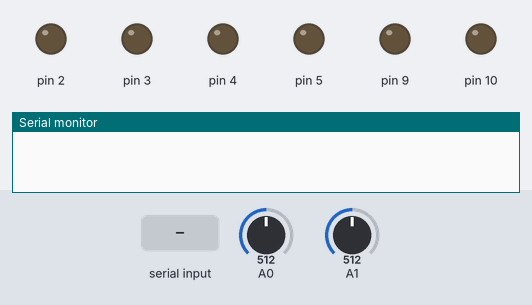
A sketch run on a simulated Arduino Uno, built with avr-gcc and run on an emulated ATmega328P. Parts: output pins drawn as LEDs (lit = HIGH), the last lines printed to the serial monitor. The test bench sets the inputs (shaded band); at power-on: A0 = 512, A1 = 512.

Above: at 1.2 s.
1.3 s: "U" received over Serial
At 2.2 s:
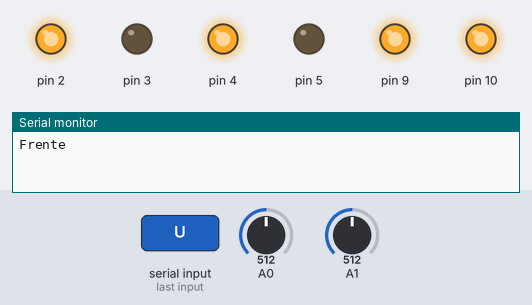
2.8 s: A0 set to 487
At 4.0 s:
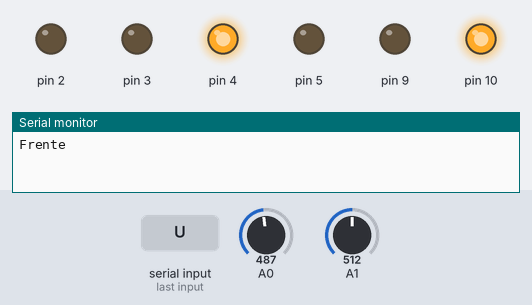
4.3 s: A1 set to 485
At 5.3 s:
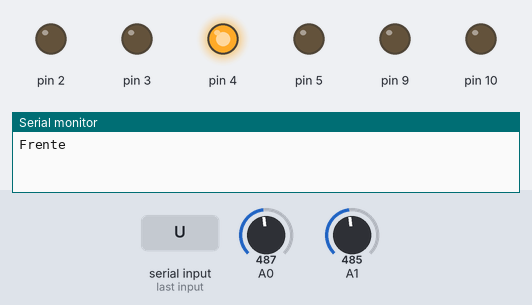
5.8 s: "D" received over Serial
At 6.5 s:
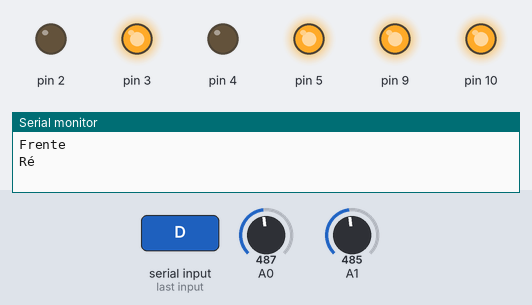
7.3 s: "L" received over Serial
At 7.7 s:
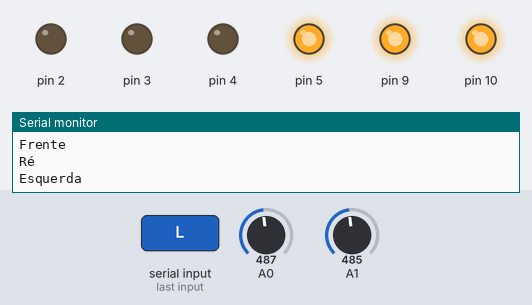
8.8 s: "R" received over Serial
At 10.0 s:
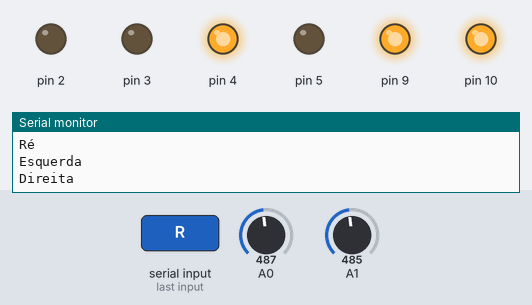
Timing chart, 0 to 11.3 s (numbered marks = the images above; inputs shaded):
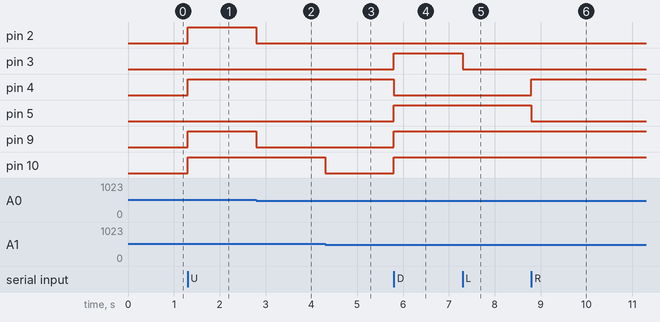

The sketch:

Encoder8.ino
```cpp
/*******************************************************************************************/
/*********************************CLASSE****************************************************/
/*******************************************************************************************/
#define BRAKING_POINT 1
#define COUNT 100
class mobile{
private:
  //Pinos de acionamento do drive dos motores
  uint16_t in1;
  uint16_t in2;
  uint16_t in3;
  uint16_t in4;
  //uint16_t pin_pwm;
  //Variaveis de contagem dos encoderes
  uint16_t encoder_L;
  uint16_t encoder_R;
  //Pinos dos encoderes
  uint16_t pin_enc_L;
  uint16_t pin_enc_R;
  //Pinos de pwm
  uint16_t pin_pwm_L;
  uint16_t pin_pwm_R;

  uint16_t analog_read(uint16_t pin,uint16_t nivel);
  void check(uint16_t steps_L,uint16_t steps_R);//não usado
  void speed_smooth(uint16_t steps_L,uint16_t steps_R,uint16_t speed);//não usado
  boolean stop_L();
  boolean stop_R();

public:
  //Construtor
  mobile(uint16_t pin1,uint16_t pin2,uint16_t pin3,uint16_t pin4,uint16_t pwm_L,uint16_t pwm_R,uint16_t enc_L,uint16_t enc_R);//enc_L,enc_R devem ser entradas analógicas
  /***********Funções*************/
  void forward(uint16_t steps,uint16_t pwm);
  void left(uint16_t steps,uint16_t pwm);
  void right(uint16_t steps,uint16_t pwm);
  void back(uint16_t steps,uint16_t pwm);
  void right_direct();
  void right_reverse();
  void left_direct();
  void left_reverse();

};
/********************************************************************************************/
/*Funções*/
/********************************************************************************************/
mobile::mobile(uint16_t pin1,uint16_t pin2,uint16_t pin3,uint16_t pin4,uint16_t pwm_L,uint16_t pwm_R,uint16_t enc_L,uint16_t enc_R){
  in1 = pin1;
  in2 = pin2;
  in3 = pin3;
  in4 = pin4;
  pin_pwm_L = pwm_L;
  pin_pwm_R = pwm_R;
  pin_enc_L = enc_L;
  pin_enc_R = enc_R;
  pinMode(in1,OUTPUT);
  pinMode(in2,OUTPUT);
  pinMode(in3,OUTPUT);
  pinMode(in4,OUTPUT);
}
/********************************************************************************************/
void mobile::forward(uint16_t steps,uint16_t pwm){
  analogWrite(pin_pwm_L,pwm);
  analogWrite(pin_pwm_R,pwm);
  encoder_L = 0;
  encoder_R = 0;
  uint16_t status_R = analog_read(pin_enc_R,500);
  uint16_t status_L = analog_read(pin_enc_L,500);
  boolean flag_L = true,flag_R = true;
  right_direct();
  left_direct();
  uint8_t aux_R = 0,aux_L = 0;
  while(encoder_R <= steps ||encoder_L <= steps ){
    uint16_t read_R = analog_read(pin_enc_R,500);
    //verificar o estado do encoder
    if(read_R != status_R){
      encoder_R++;
      status_R = read_R;
      flag_R = stop_R();//parar roda direita
      //delay(10);
      //Serial.print("encoder_R: ");
      //Serial.println(encoder_R);
    }
    uint16_t read_L = analog_read(pin_enc_L,500);
    if(read_L != status_L){
      status_L = read_L;
      encoder_L++;
      flag_L = stop_L();//parar roda esquerda
      //delay(10);
      //Serial.print("\t\tencoder_L: ");
      //Serial.println(encoder_L);
    }
    if(encoder_L < encoder_R && flag_R && flag_L){
      //right_direct();
      left_direct();
      flag_L = false;
    }
    if(encoder_R <= encoder_L && flag_R && flag_L){
      right_direct();
      //left_direct();
      flag_R = false;
    }
    if(Serial.available()){
      stop_R();
      stop_L();
      break;
    }
  }
  stop_R();
  stop_L();
}
/********************************************************************************************/
void mobile::back(uint16_t steps,uint16_t pwm){
  analogWrite(pin_pwm_L,pwm);
  analogWrite(pin_pwm_R,pwm);
  encoder_L = 0;
  encoder_R = 0;
  uint16_t status_R = analog_read(pin_enc_R,500);
  uint16_t status_L = analog_read(pin_enc_L,500);
  boolean flag_L = true,flag_R = true;
  right_reverse();
  left_reverse();
  uint8_t aux_R = 0,aux_L = 0;
  while(encoder_R <= steps ||encoder_L <= steps ){
    uint16_t read_R = analog_read(pin_enc_R,500);
    //verificar o estado do encoder
    if(read_R != status_R){
      encoder_R++;
      status_R = read_R;
      flag_R = stop_R();//parar roda direita
      //delay(10);
      //Serial.print("encoder_R: ");
      //Serial.println(encoder_R);
    }
    uint16_t read_L = analog_read(pin_enc_L,500);
    if(read_L != status_L){
      status_L = read_L;
      encoder_L++;
      flag_L = stop_L();//parar roda esquerda
      //delay(10);
      //Serial.print("\t\tencoder_L: ");
      //Serial.println(encoder_L);
    }
    if(encoder_L < encoder_R && flag_R && flag_L){
      //right_reverse();
      left_reverse();
      flag_L = false;
    }
    if(encoder_R <= encoder_L && flag_R && flag_L){
      right_reverse();
      //left_reverse();
      flag_R = false;
    }
    if(Serial.available()){
      stop_R();
      stop_L();
      break;
    }
  }
  stop_R();
  stop_L();
}
/********************************************************************************************/
void mobile::left(uint16_t steps,uint16_t pwm){
  analogWrite(pin_pwm_L,pwm);
  analogWrite(pin_pwm_R,pwm);
  encoder_L = 0;
  encoder_R = 0;
  uint16_t status_R = analog_read(pin_enc_R,500);
  uint16_t status_L = analog_read(pin_enc_L,500);
  boolean flag_L = true,flag_R = true;

  //left_direct();
  right_reverse();

  uint8_t aux_R = 0,aux_L = 0;
  while(encoder_R <= steps || encoder_L <= steps ){
    uint16_t read_R = analog_read(pin_enc_R,500);
    //verificar o estado do encoder
    if(read_R != status_R){
      encoder_R++;
      status_R = read_R;
      flag_R = stop_R();//parar roda direita
      //delay(10);
      //Serial.print("encoder_R: ");
      //Serial.println(encoder_R);
    }
    uint16_t read_L = analog_read(pin_enc_L,500);
    if(read_L != status_L){
      status_L = read_L;
      encoder_L++;
      flag_L = stop_L();//parar roda esquerda
      //delay(10);
      //Serial.print("\t\tencoder_L: ");
      //Serial.println(encoder_L);
    }
    if(encoder_L < encoder_R && flag_R && flag_L){
      left_direct();
      //right_reverse();
      flag_L = false;
    }
    if(encoder_R <= encoder_L && flag_R && flag_L){
      //left_direct();
      right_reverse();
      flag_R = false;
    }
    if(Serial.available()){
      stop_R();
      stop_L();
      break;
    }
  }
  stop_R();
  stop_L();
}
/********************************************************************************************/
void mobile::right(uint16_t steps,uint16_t pwm){
  analogWrite(pin_pwm_L,pwm);
  analogWrite(pin_pwm_R,pwm);
  encoder_L = 0;
  encoder_R = 0;
  uint16_t status_R = analog_read(pin_enc_R,500);
  uint16_t status_L = analog_read(pin_enc_L,500);
  boolean flag_L = true,flag_R = true;
  right_direct();
  //left_reverse();
  uint8_t aux_R = 0,aux_L = 0;
  while(encoder_R <= steps ||encoder_L <= steps ){
    uint16_t read_R = analog_read(pin_enc_R,500);
    //verificar o estado do encoder
    if(read_R != status_R){
      encoder_R++;
      status_R = read_R;
      flag_R = stop_R();//parar roda direita
      //delay(10);
      //Serial.print("encoder_R: ");
      //Serial.println(encoder_R);
    }
    uint16_t read_L = analog_read(pin_enc_L,500);
    if(read_L != status_L){
      status_L = read_L;
      encoder_L++;
      flag_L = stop_L();//parar roda esquerda
      //delay(10);
      //Serial.print("\t\tencoder_L: ");
      //Serial.println(encoder_L);
    }
    if(encoder_L < encoder_R && flag_R && flag_L){
      //right_direct();
      left_reverse();
      flag_L = false;
    }
    if(encoder_R <= encoder_L && flag_R && flag_L){
      right_direct();
      //left_reverse();
      flag_R = false;
    }
    if(Serial.available()){
      stop_R();
      stop_L();
      break;
    }
  }
  stop_R();
  stop_L();
}
/********************************************************************************************/
boolean mobile::stop_L(){
  digitalWrite(in1,0);
  digitalWrite(in2,0);
  analogWrite(pin_pwm_L,0);
  return true;
}
/********************************************************************************************/
boolean mobile::stop_R(){
  digitalWrite(in3,0);
  digitalWrite(in4,0);
  analogWrite(pin_pwm_R,0);
  return true;
}
/********************************************************************************************/
void mobile::check(uint16_t steps_L,uint16_t steps_R){
}
/********************************************************************************************/
//retorna 1 se a leitura analogica esta acima de level
uint16_t mobile::analog_read(uint16_t pin,uint16_t level){
  uint16_t num = analogRead(pin);
  if(num >= level) return 1;
  else return 0;

}
/********************************************************************************************/
void mobile::right_direct(){
  digitalWrite(in3,1);
  digitalWrite(in4,0);
}
/********************************************************************************************/
void mobile::right_reverse(){
  digitalWrite(in3,0);
  digitalWrite(in4,1);
}
/********************************************************************************************/
void mobile::left_direct(){
  digitalWrite(in1,1);
  digitalWrite(in2,0);
}
/********************************************************************************************/
void mobile::left_reverse(){
  digitalWrite(in1,0);
  digitalWrite(in2,1);
}
/********************************************************************************************/
/********************************************************************************************/
```

prog_encoders.ino
```cpp
#define PASSOS 40
#define _PWM 255

mobile mobil(2,3,4,5,9,10,A0,A1);//(a,b,c,d) = pinos de saida para o drive;(e,f) = pinos de pwm;(g,h) = pinos de encoder
void setup(){
  Serial.begin(9600);
}
byte dado;
void loop(){
  if(Serial.available()){
    dado = Serial.read();
  }
  if(dado == 'U' ){
    Serial.println("Frente");
    mobil.forward(PASSOS,_PWM);
  }
  if(dado == 'D' ){
    Serial.println("Ré");
    mobil.back(PASSOS,_PWM);
  }
  if(dado == 'L' ){
    Serial.println("Esquerda");
    mobil.left(PASSOS,_PWM);
  }
  if(dado == 'R' ){
    Serial.println("Direita");
      mobil.right(PASSOS,_PWM);
  }
  dado = 0;
}
```

Measured:
- the behaviour switches between 500 and 499 on A0 (found by bisection; images 1 and 2)
- the behaviour switches between 500 and 499 on A1 (found by bisection; images 2 and 3)
- after the input at 1.3 s, pin 2, pin 4, pin 9, pin 10: LOW → HIGH at once
- after the input at 2.8 s, pin 2, pin 9: HIGH → LOW at once
- after the input at 4.3 s, pin 10: HIGH → LOW at once
- after the input at 5.8 s, pin 3, pin 5, pin 9, pin 10: LOW → HIGH at once; pin 4: HIGH → LOW at once
- after the input at 7.3 s, pin 3: HIGH → LOW at once
- after the input at 8.8 s, pin 4: LOW → HIGH at once; pin 5: HIGH → LOW at once
